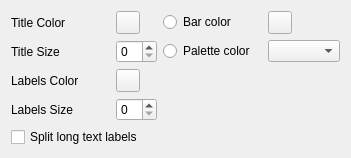
               <widget class="QWidget" name="page_6">
                <property name="geometry">
                 <rect>
                  <x>0</x>
                  <y>0</y>
                  <width>351</width>
                  <height>152</height>
                 </rect>
                </property>
                <attribute name="label">
                 <string>CONFIGURE STYLE</string>
                </attribute>
                <layout class="QGridLayout" name="gridLayout_20">
                 <item row="0" column="0">
                  <layout class="QGridLayout" name="gridLayout_7">
                   <item row="0" column="0">
                    <widget class="QLabel" name="label_35">
                     <property name="text">
                      <string>Title Color</string>
                     </property>
                    </widget>
                   </item>
                   <item row="0" column="1">
                    <widget class="QgsColorButton" name="colorTitleBar"/>
                   </item>
                   <item row="0" column="2">
                    <widget class="QRadioButton" name="optColor">
                     <property name="text">
                      <string>Bar color</string>
                     </property>
                    </widget>
                   </item>
                   <item row="0" column="3">
                    <widget class="QgsColorButton" name="colorBar"/>
                   </item>
                   <item row="1" column="0">
                    <widget class="QLabel" name="label_39">
                     <property name="text">
                      <string>Title Size</string>
                     </property>
                    </widget>
                   </item>
                   <item row="1" column="1">
                    <widget class="QSpinBox" name="spTitleSizeBar">
                     <property name="maximum">
                      <number>40</number>
                     </property>
                    </widget>
                   </item>
                   <item row="2" column="0">
                    <widget class="QLabel" name="label_37">
                     <property name="text">
                      <string>Labels Color</string>
                     </property>
                    </widget>
                   </item>
                   <item row="2" column="1">
                    <widget class="QgsColorButton" name="colorLabelBar"/>
                   </item>
                   <item row="3" column="0">
                    <widget class="QLabel" name="label_38">
                     <property name="text">
                      <string>Labels Size</string>
                     </property>
                    </widget>
                   </item>
                   <item row="3" column="1">
                    <widget class="QSpinBox" name="spLabelSizeBar">
                     <property name="maximum">
                      <number>30</number>
                     </property>
                    </widget>
                   </item>
                   <item row="4" column="0" colspan="2">
                    <widget class="QCheckBox" name="splitTextBar">
                     <property name="text">
                      <string>Split long text labels</string>
                     </property>
                    </widget>
                   </item>
                   <item row="1" column="2">
                    <widget class="QRadioButton" name="opPalette">
                     <property name="text">
                      <string>Palette color</string>
                     </property>
                    </widget>
                   </item>
                   <item row="1" column="3">
                    <widget class="QComboBox" name="paletteBar"/>
                   </item>
                  </layout>
                 </item>
                </layout>
               </widget>
